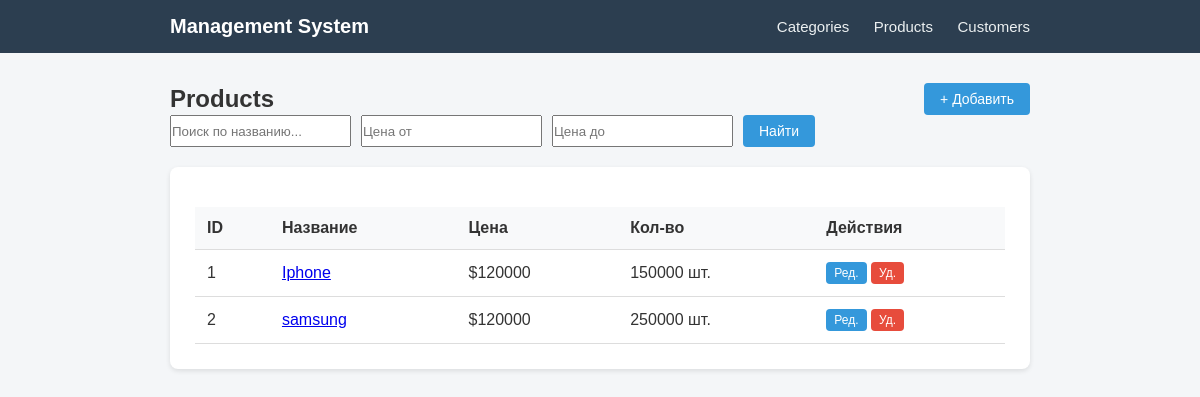
/products/, run on an earlier commit of the app's database.
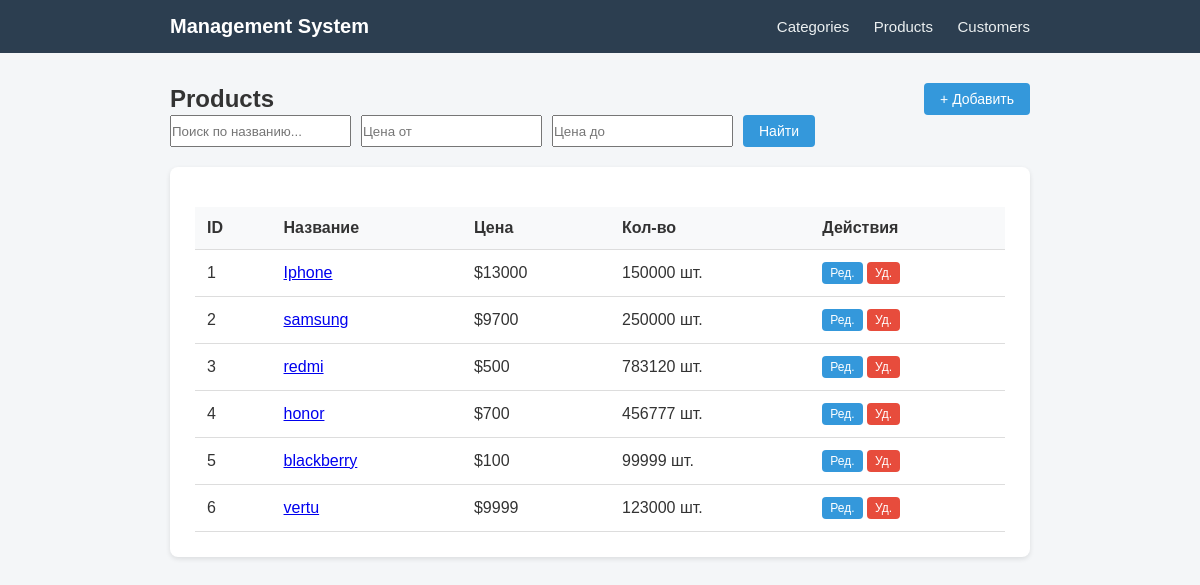
And on a later commit of the database.
### myapp/models.py (models this page shows, shortened)
class Product(models.Model):
    name = models.CharField(max_length=100)
    description = models.TextField(blank=True)
    price = models.IntegerField()
    quantity = models.IntegerField(default=0)

### myapp/views.py (the view)
# urls.py: path('products/', views.product_list, name='product_list'),
def product_list(request):
    products = Product.objects.all()
    search_query = request.GET.get('search')
    if search_query:
        products = products.filter(name__icontains=search_query)
    min_price = request.GET.get('min_price')
    if min_price:
        products = products.filter(price__gte=min_price)
    max_price = request.GET.get('max_price')
    if max_price:
        products = products.filter(price__lte=max_price)
    return render(request, 'product_list.html', {'object_list': products})

### myapp/templates/product_list.html
{% extends 'base.html' %}
{% block content %}
<div class="header-action">
    <h2>Products</h2>
    <a href="{% url 'product_create' %}" class="btn">+ Добавить</a>
</div>
<form method="get" style="margin-bottom: 20px; display: flex; gap: 10px;">
    <input type="text" name="search" placeholder="Поиск по названию...">
    <input type="number" name="min_price" placeholder="Цена от">
    <input type="number" name="max_price" placeholder="Цена до">
    <button type="submit" class="btn">Найти</button>
</form>
<div class="card">
    <table>
        <thead>
            <tr>
                <th>ID</th>
                <th>Название</th>
                <th>Цена</th>
                <th>Кол-во</th>
                <th>Действия</th>
            </tr>
        </thead>
        <tbody>
            {% for p in object_list %}
            <tr>
                <td>{{ p.pk }}</td>
                <td><a href="{% url 'product_detail' p.pk %}">{{ p.name }}</a></td>
                <td>${{ p.price }}</td>
                <td>{{ p.quantity }} шт.</td>
                <td>
                    <a href="{% url 'product_update' p.pk %}" class="btn" style="padding: 4px 8px; font-size: 12px;">Ред.</a>
                    <a href="{% url 'product_delete' p.pk %}" class="btn btn-danger" style="padding: 4px 8px; font-size: 12px;">Уд.</a>
                </td>
            </tr>
            {% empty %}
            <tr><td colspan="5">Записей нет</td></tr>
            {% endfor %}
        </tbody>
    </table>
</div>
{% endblock %}

### myapp/templates/base.html (shortened to what this page needs)
<!DOCTYPE html>
<html lang="ru">
<head>
</head>
<body>
    <header>
        <div class="nav-container">
            <a href="{% url 'home' %}" class="logo">Management System</a>
            <nav>
                <a href="{% url 'category_list' %}">Categories</a>
                <a href="{% url 'product_list' %}">Products</a>
                <a href="{% url 'customer_list' %}">Customers</a>
            </nav>
        </div>
    </header>
    <div class="container">
        {% block content %}{% endblock %}
    </div>
</body>
</html>

### myapp/templates/base.html (style rules this page uses)
* { box-sizing: border-box; margin: 0; padding: 0; font-family: Arial, sans-serif; }
body { background-color: #f4f6f8; color: #333; padding-bottom: 40px; }
header { background-color: #2c3e50; padding: 15px 0; margin-bottom: 30px; }
.nav-container { max-width: 900px; margin: 0 auto; display: flex; justify-content: space-between; align-items: center; padding: 0 20px; }
.logo { color: #fff; font-size: 20px; font-weight: bold; text-decoration: none; }
nav a { color: #ecf0f1; text-decoration: none; margin-left: 20px; font-size: 15px; }
.container { max-width: 900px; margin: 0 auto; padding: 0 20px; }
.card { background: #fff; padding: 25px; border-radius: 8px; box-shadow: 0 2px 5px rgba(0,0,0,0.1); margin-top: 20px; }
.btn { display: inline-block; padding: 8px 16px; border-radius: 4px; text-decoration: none; color: #fff; background-color: #3498db; border: none; cursor: pointer; font-size: 14px; }
.btn-danger { background-color: #e74c3c; }
table { width: 100%; border-collapse: collapse; margin-top: 15px; }
th, td { padding: 12px; border-bottom: 1px solid #ddd; text-align: left; }
th { background-color: #f8f9fa; }
.header-action { display: flex; justify-content: space-between; align-items: center; }

What changed in the data, as far as the page shows it:
changed Product "Iphone": price "120000" → "13000"
changed Product "samsung": price "120000" → "9700"
added Product: pk "3", name "redmi", price "500", quantity "783120"
added Product: pk "4", name "honor", price "700", quantity "456777"
added Product: pk "5", name "blackberry", price "100", quantity "99999"
added Product: pk "6", name "vertu", price "9999", quantity "123000"
